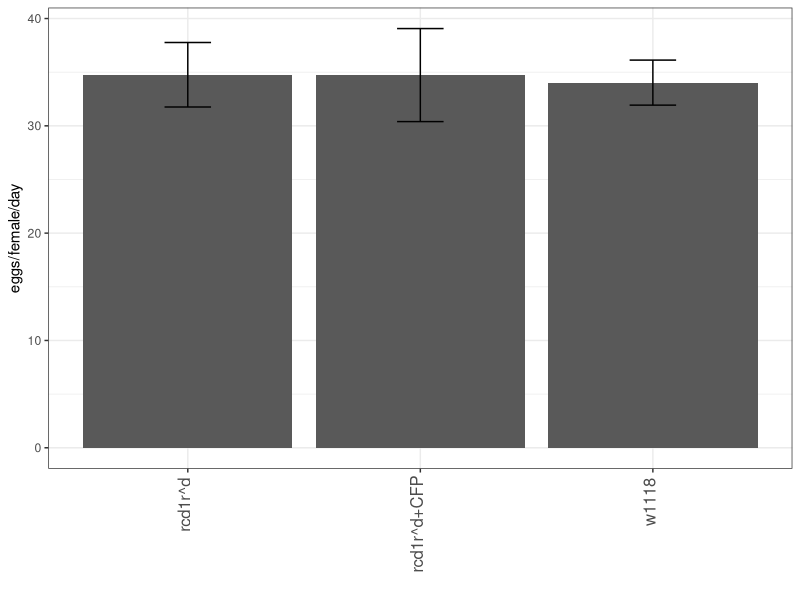
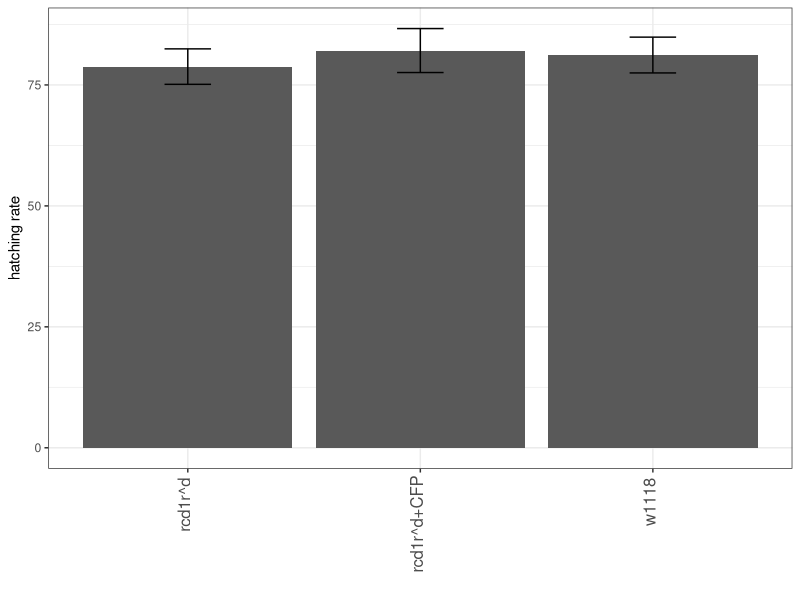

Write R code to recreate these figures, in order.
library(ggplot2)
library(RColorBrewer)
library(dplyr)
library(data.table)
# install.packages("forcats")
library(forcats)
library(multcomp)
setwd(dirname(rstudioapi::getActiveDocumentContext()$path))
getwd()


#----------------------------------- Figure Fertility ----------------
fer<-read.table("fertility.csv", header=T, sep=",")
fer <- group_by(fer, genotype)

fer.aov <- aov(embryos.24h ~ genotype, data = fer)
# Summary of the analysis
summary(fer.aov)
TukeyHSD(fer.aov)

hr.aov <- aov(hr ~ genotype, data = fer)
# Summary of the analysis
summary(hr.aov)
TukeyHSD(hr.aov)


fer_sum <- dplyr::summarise(fer, mean=mean(embryos.24h), sd=sd(embryos.24h),n = n(), se = sd / sqrt(n))
fer_sum2 <- dplyr::summarise(fer, mean=mean(hr), sd=sd(hr),n = n(), se = sd / sqrt(n))


p3 <- ggplot(fer_sum, aes(x=genotype,y=mean)) +
  geom_bar(stat="identity") +
  geom_errorbar(aes(ymin=mean-se, ymax=mean+se), width=.2,position=position_dodge(.9)) +
  theme_bw() +
  theme(axis.text.x = element_text(angle = 90)) +
  theme(strip.text = element_text(size=12)) +
  theme(axis.text.x=element_text(size=12, angle=90,hjust=0.95,vjust=0.2)) +
  ylab("eggs/female/day") + xlab("")
plot(p3)

p4 <- ggplot(fer_sum2, aes(x=genotype,y=mean)) +
  geom_bar(stat="identity") +
  geom_errorbar(aes(ymin=mean-se, ymax=mean+se), width=.2,position=position_dodge(.9)) +
  theme_bw() +
  theme(axis.text.x = element_text(angle = 90)) +
  theme(strip.text = element_text(size=12)) +
  theme(axis.text.x=element_text(size=12, angle=90,hjust=0.95,vjust=0.2)) +
  ylab("hatching rate") + xlab("")
plot(p4)
